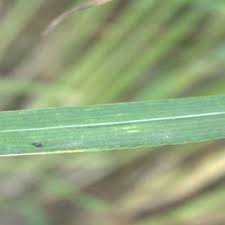
#> input picture Agri D Map Server/u2net/images/download.jpg, 225 x 225 px, found by its file name
$ python vari.py u2net/images/download.jpg
#> lines starting #> are read from the running program, lines starting #| are printed output that depends on the picture
import numpy as np
import cv2
import matplotlib.pyplot as plt
import sys


def vari(file):
#> called with file = 'u2net/images/download.jpg'
    size = len(file)
    file_name = file[:size - 3]
    output_path = "./output/" + file_name + "png"
    img = cv2.imread("./vari/input/" + file)
#> img is the input picture: shape (225, 225, 3); mean B, G, R 121, 161.5, 143.9

    img = cv2.cvtColor(img, cv2.COLOR_BGR2RGB)
    b, g, r = cv2.split(img)
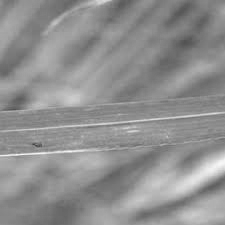
#> b: shape (225, 225); min 67, max 251, mean 143.9
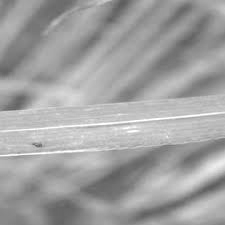
#> g: shape (225, 225); min 93, max 255, mean 161.5
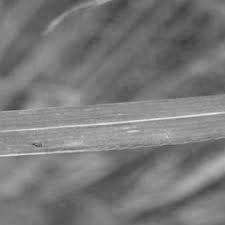
#> r: shape (225, 225); min 60, max 237, mean 121

    vari = (g - r) / (g + r - b)
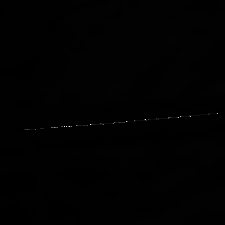
#> vari: shape (225, 225) float64; 0.01% of the values are NaN or infinite; the others: min 0.025, max 43, mean 0.327; drawn with min black, max white, NaN and infinite black

    plt.imsave(output_path, vari, cmap='RdYlGn_r', vmin=0, vmax=1)
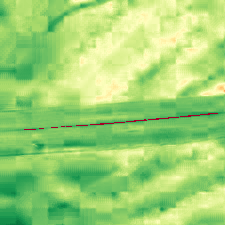
#> saved as download.png: shape (225, 225, 3); mean R, G, B 158.5, 212, 117.3


vari(sys.argv[1])
